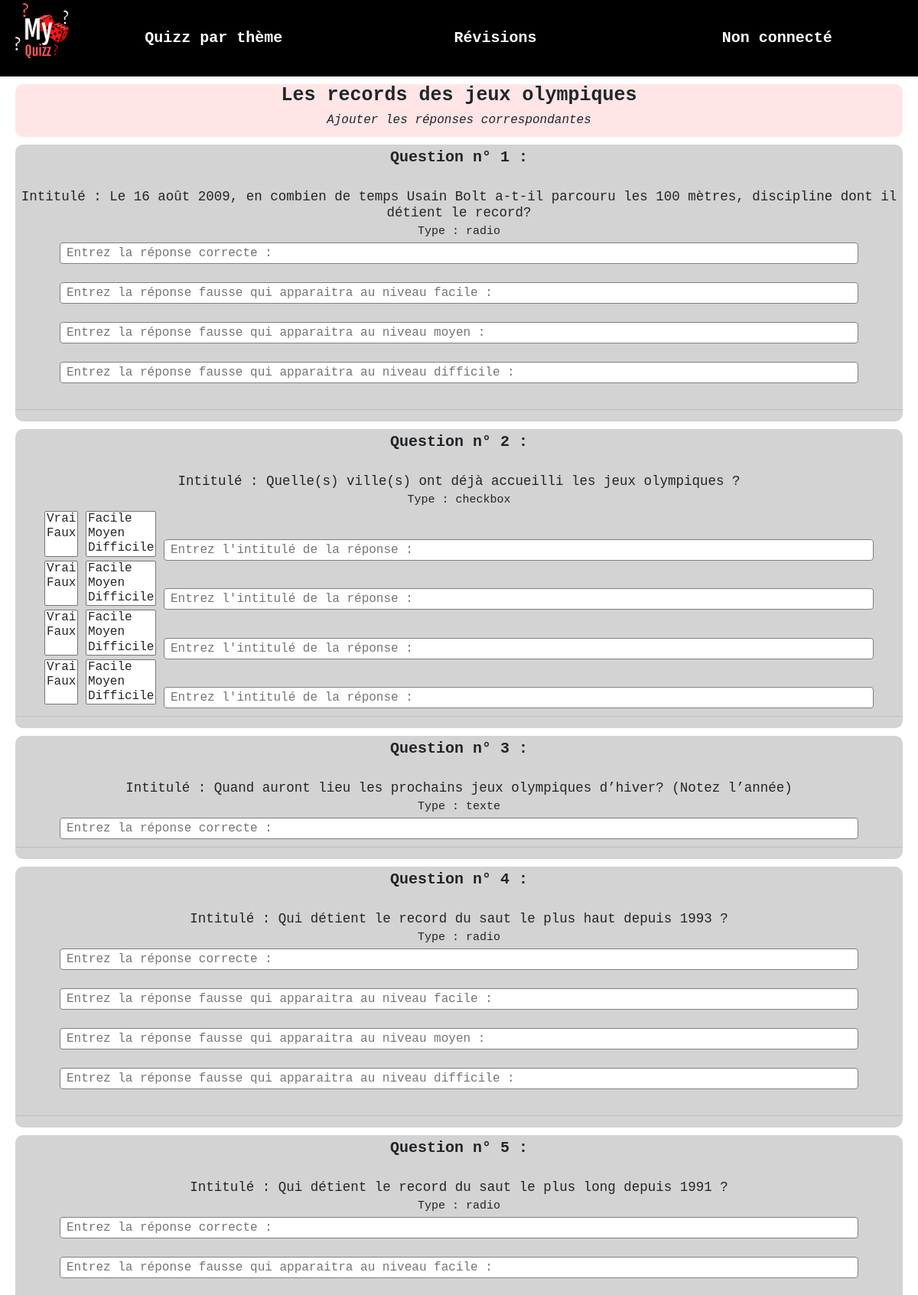
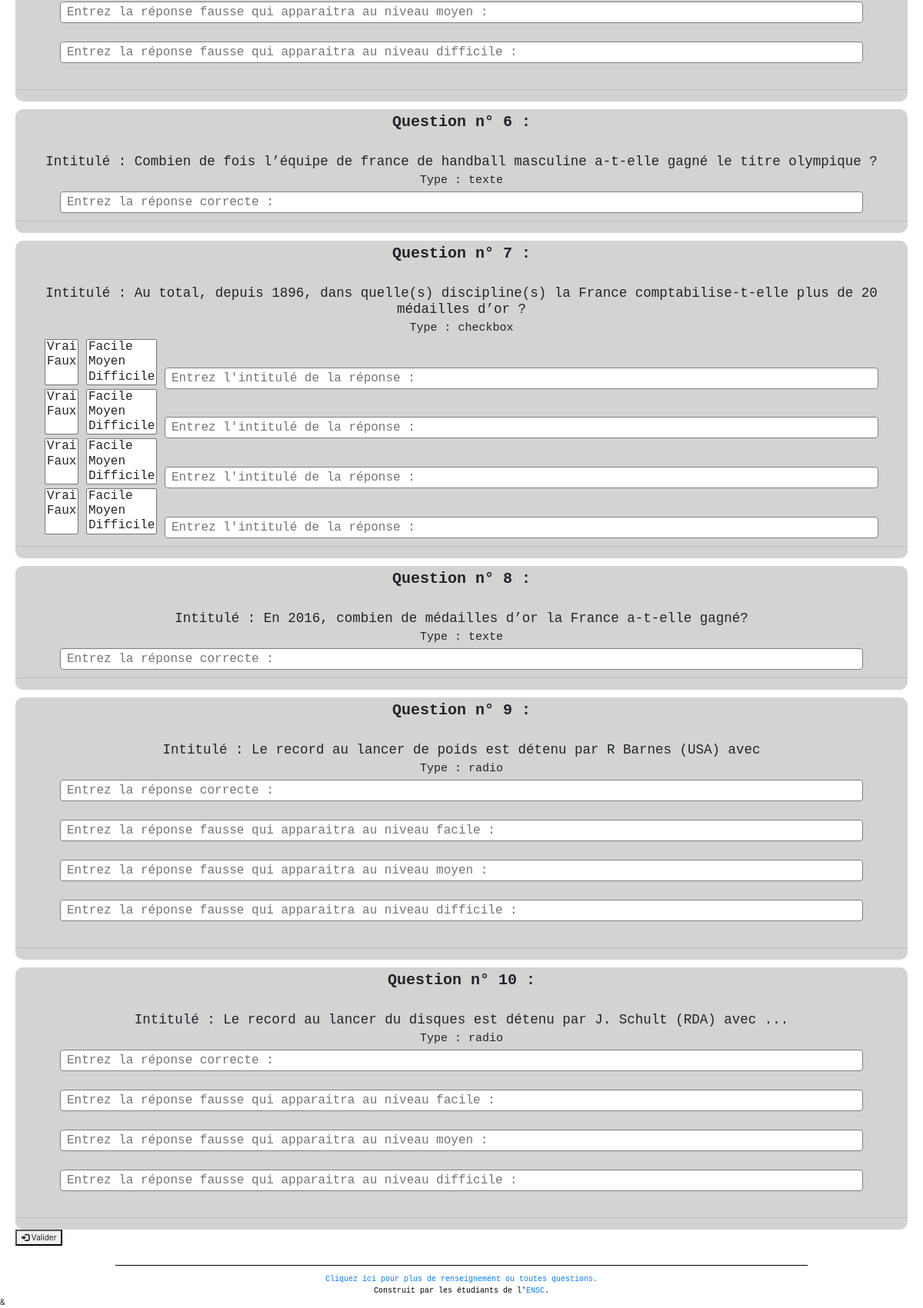
Screenshot of /add_reponse.php?id=14 with the database file from the repository (2 pictures, top to bottom).
### tables this page shows
CREATE TABLE `quiz` (
  `quiz_id` int(11) NOT NULL,
  `quiz_nom` varchar(255) NOT NULL,
  `nbquestions` int(11) NOT NULL DEFAULT 10,
  `datecreation` datetime NOT NULL DEFAULT current_timestamp(),
  `theme_id` int(11) NOT NULL,
  `createur` varchar(255) NOT NULL
);

CREATE TABLE `question` (
  `ques_id` int(11) NOT NULL,
  `ques_cont` text NOT NULL,
  `ques_type` enum('texte','radio','checkbox') NOT NULL,
  `quiz_id` int(11) NOT NULL,
  `ques_num` int(11) NOT NULL
);

### includes/function.php (called while the page is built, shortened)
<?php
function getDb() {
    try{
		return new PDO("mysql:host=localhost;dbname=myquizz;charset=utf8", 'root', '', array(PDO::ATTR_ERRMODE => PDO::ERRMODE_EXCEPTION));
    }
    catch(PDOException $e){
        echo "Erreur : " . $e->getMessage();
    }
}
?>

### add_reponse.php (the view, shortened to what this page needs)
<?php
	require_once "includes/function.php";
	$quizId = $_GET['id'];
	$stmt = getDb()->prepare('select * from quiz where quiz_id=?');
	$stmt->execute(array($quizId));
	$lequiz = $stmt->fetch();
	$stmt2 = getDb()->prepare('select * from question where quiz_id=?');
	$stmt2->execute(array($quizId));
	$questions = $stmt2->fetchAll();
?>
<!DOCTYPE html>
<html>
   <?php
		require_once "includes/head.php";
	?>
	<body>
		<?php require_once "includes/header.php"; ?>
		<div class="containeurGlobal">
			<div class="infoBase">
				<div id="infoBaseInt">
					<h1><strong><?=$lequiz['quiz_nom'] ?> </strong></h1>
					<em>Ajouter les réponses correspondantes </em>
				</div>
			</div>
		<form method="post" action="add_reponse.php?id=<?=$quizId?>&nb=<?=$nbquestions?>">
				<?php
				foreach ($questions as $question)
				{?>
					<div class="element">
					<div id='elementInt'>
					<h2><strong>Question n° <?=$question['ques_num']?> : </strong></h2><br/>
					<h3> Intitulé : <?=$question['ques_cont']?> </h3>
					<h4> Type : <?=$question['ques_type']?></h4>
					<?php
					$num=$question['ques_num'];
					$id=$question['ques_id'];?>
					<?php if($question['ques_type']=='texte')
					{ ?>
						<input type="text" name="<?=$id?>/<?=$num?>" class="texteForme" style="width:90%" placeholder="Entrez la réponse correcte :" required autofocus><br/>
					<?php } ?>
					<?php if($question['ques_type']=='radio')
					{ ?>
						<input type="text" name="<?=$id?>/<?=$num?>/V" class="texteForme" style="width:90%" placeholder="Entrez la réponse correcte :" required autofocus><br/><br/>
						<input type="text" name="<?=$id?>/<?=$num?>/F" class="texteForme" style="width:90%" placeholder="Entrez la réponse fausse qui apparaitra au niveau facile :" required autofocus><br/> <br/>
						<input type="text" name="<?=$id?>/<?=$num?>/M" class="texteForme" style="width:90%" placeholder="Entrez la réponse fausse qui apparaitra au niveau moyen :" required autofocus><br/><br/>
						<input type="text" name="<?=$id?>/<?=$num?>/D" class="texteForme" style="width:90%" placeholder="Entrez la réponse fausse qui apparaitra au niveau difficile :" required autofocus><br/><br/>
					<?php } ?>
					<?php if($question['ques_type']=='checkbox')
					{ ?>
						<?php for($k=1; $k<=4; $k++)
						{ ?>
									<select name="<?=$id?>/<?=$num?>/<?=$k?>/estVrai" size="3" >
										<option value="vrai">Vrai</option>
										<option value="faux">Faux</option>
									</select>
							<select name="<?=$id?>/<?=$num?>/<?=$k?>/niveau" size="3" >
								<option value="facile">Facile</option>
								<option value="moyen">Moyen</option>
								<option value="difficile">Difficile</option>
							</select>
							<input type="text" name="<?=$id?>/<?=$num?>/<?=$k?>" class="texteForme" style="width:80%" placeholder="Entrez l'intitulé de la réponse :" required autofocus><br/>
						<?php }
					} ?>
					<hr/></div></div>
				<?php } ?>
				<button type="submit" name="validation" class="boutonC"><span class="glyphicon glyphicon-log-in"></span> Valider</button><br/><br/>
			</div>
		<?php include "includes/footer.php";
		include "includes/scripts.php";?>
	</body>
</html>&

### css/style.css (style rules this page uses)
body { width:100%; font-family : Courier New; }
.containeurGlobal { padding-right: 10px; padding-left: 10px; margin-left:10px; margin-right:10px; align-items:center; }
.infoBase { font-family:Courier New,'Gill Sans', 'Gill Sans MT', Calibri, 'Trebuchet MS', sans-serif; margin-left:auto; margin-right:auto; margin-top:10px; border-radius: 10px; display: flex; background-color: rgba(255, 0, 0, .1); font-size:medium; align-items:center; }
#infoBaseInt { display: block; margin-left: auto; margin-right:auto; text-align:center; align-items:center; padding-bottom:10px; }
.element { font-family:Courier New,'Gill Sans', 'Gill Sans MT', Calibri, 'Trebuchet MS', sans-serif; margin-left:auto; margin-right:auto; margin-top:10px; font-size:medium; background-color: lightgray; border-radius: 10px; display: block; padding-top:5px; padding-bottom:5px; }
#elementInt { display: block; text-align:center; }
.texteForme { font-family:Courier New,'Gill Sans', 'Gill Sans MT', Calibri, 'Trebuchet MS', sans-serif; -moz-border-radius:4px; border:1px solid gray; border-radius:4px; padding-left:8px; }

### rows the page displays
quiz: quiz_nom "Les records des jeux olympiques"
question: ques_num "1", ques_cont "Le 16 août 2009, en combien de temps Usain Bolt a-t-il parcouru les 100 mètres, discipline dont il détient le record?", ques_type "radio"
question: ques_num "2", ques_cont "Quelle(s) ville(s) ont déjà accueilli les jeux olympiques ?", ques_type "checkbox", ques_id+ques_num "Vrai / Faux", ques_id+ques_num "Facile / Moyen / Difficile"
question: ques_num "3", ques_cont "Quand auront lieu les prochains jeux olympiques d’hiver? (Notez l’année)", ques_type "texte"
question: ques_num "4", ques_cont "Qui détient le record du saut le plus haut depuis 1993 ?", ques_type "radio"
question: ques_num "5", ques_cont "Qui détient le record du saut le plus long depuis 1991 ?", ques_type "radio"
question: ques_num "6", ques_cont "Combien de fois l’équipe de france de handball masculine a-t-elle gagné le titre olympique ?", ques_type "texte"
question: ques_num "7", ques_cont "Au total, depuis 1896, dans quelle(s) discipline(s) la France comptabilise-t-elle plus de 20 médailles d’or ?", ques_type "checkbox", ques_id+ques_num "Vrai / Faux", ques_id+ques_num "Facile / Moyen / Difficile"
question: ques_num "8", ques_cont "En 2016, combien de médailles d’or la France a-t-elle gagné?", ques_type "texte"
question: ques_num "9", ques_cont "Le record au lancer de poids est détenu par R Barnes (USA) avec", ques_type "radio"
question: ques_num "10", ques_cont "Le record au lancer du disques est détenu par J. Schult (RDA) avec ...", ques_type "radio"
